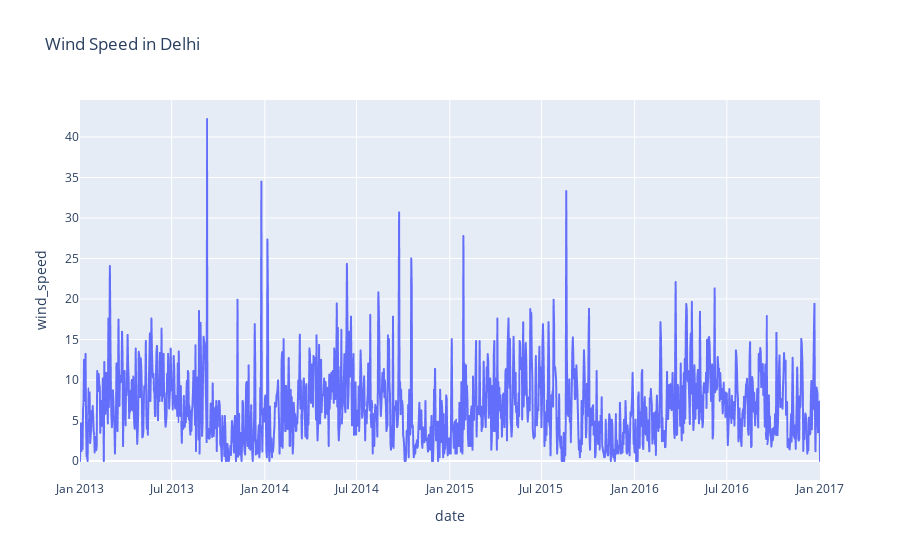

Notebook code for this chart:
### Markdown cell above
Visualization for wind speed.

### Code cell
fig_wind_speed = px.line(data,x = "date",
                         y = "wind_speed",
                         title = "Wind Speed in Delhi")
fig_wind_speed.show()

### Figure 1 — Plotly figure (JSON) as saved in the notebook; plotly's stock layout.template omitted (floating-point values rounded to 4 significant figures; data arrays with more than 128 entries replaced by an {"elided": "..."} marker saying what was removed)
{"data": [{"hovertemplate": "date=%{x}<br>wind_speed=%{y}<extra></extra>", "legendgroup": "", "line": {"color": "#636efa", "dash": "solid"}, "marker": {"symbol": "circle"}, "mode": "lines", "name": "", "showlegend": false, "type": "scattergl", "x": {"elided": "1462 str values"}, "xaxis": "x", "y": {"elided": "1462 float values"}, "yaxis": "y"}], "layout": {"legend": {"tracegroupgap": 0}, "title": {"text": "Wind Speed in Delhi"}, "xaxis": {"anchor": "y", "domain": [0, 1], "title": {"text": "date"}}, "yaxis": {"anchor": "x", "domain": [0, 1], "title": {"text": "wind_speed"}}}}
